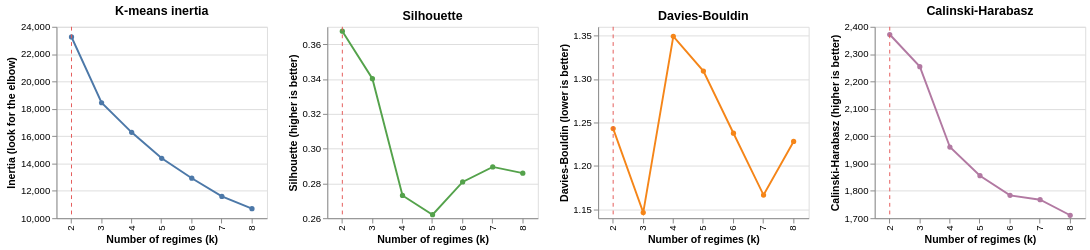

Write notebook code for a chart like this one.
### Markdown cell above
## 8. Choice of k

Clustering uses the latent vector plus the daily price level (mean and standard deviation, z-scored on training days), because the scalograms only carry the intraday shape. It is fitted on the training days only and then assigns every day. Regimes are numbered by ascending mean real price, so regime 0 is always the cheapest and labels are comparable across models.

The table is the same for every k in `k_values`, so it is computed once. For each k on the training days it shows the inertia (k-means, look for the elbow) or the BIC (GMM, lower is better), silhouette (higher is better), Davies-Bouldin (lower is better) and Calinski-Harabasz (higher is better). These only measure separation. Persistence and the regime profiles are in section 10.

### Code cell
selection = select_k(features, train_idx, config["clustering"], config["k_range"], config["seed"])
selection_table = exp.selection_table(selection)
print(selection_table)
save_all(run_dirs, exp.save_table, "k_selection", selection_table, show=False)
selection_chart(selection, config["k_values"][0])

### Figure 1 — Vega specification as saved in the notebook (floating-point values rounded to 4 significant figures)
{"$schema": "https://vega.github.io/schema/vega/v6.json", "data": [{"name": "source_0", "values": [{"inertia": 23260.0, "k": 2}, {"inertia": 18440.0, "k": 3}, {"inertia": 16280.0, "k": 4}, {"inertia": 14380.0, "k": 5}, {"inertia": 12920.0, "k": 6}, {"inertia": 11590.0, "k": 7}, {"inertia": 10700.0, "k": 8}]}, {"name": "source_1", "values": [{"k": 2}]}, {"name": "source_2", "values": [{"k": 2, "silhouette": 0.3675}, {"k": 3, "silhouette": 0.3402}, {"k": 4, "silhouette": 0.2731}, {"k": 5, "silhouette": 0.262}, {"k": 6, "silhouette": 0.2808}, {"k": 7, "silhouette": 0.2895}, {"k": 8, "silhouette": 0.2859}]}, {"name": "source_3", "values": [{"k": 2}]}, {"name": "source_4", "values": [{"davies_bouldin": 1.243, "k": 2}, {"davies_bouldin": 1.146, "k": 3}, {"davies_bouldin": 1.349, "k": 4}, {"davies_bouldin": 1.309, "k": 5}, {"davies_bouldin": 1.238, "k": 6}, {"davies_bouldin": 1.167, "k": 7}, {"davies_bouldin": 1.228, "k": 8}]}, {"name": "source_5", "values": [{"k": 2}]}, {"name": "source_6", "values": [{"calinski_harabasz": 2372.0, "k": 2}, {"calinski_harabasz": 2254.0, "k": 3}, {"calinski_harabasz": 1960.0, "k": 4}, {"calinski_harabasz": 1855.0, "k": 5}, {"calinski_harabasz": 1784.0, "k": 6}, {"calinski_harabasz": 1767.0, "k": 7}, {"calinski_harabasz": 1711.0, "k": 8}]}, {"name": "source_7", "values": [{"k": 2}]}, {"name": "data_0", "values": [{"inertia": 23260.0, "k": 2}, {"inertia": 18440.0, "k": 3}, {"inertia": 16280.0, "k": 4}, {"inertia": 14380.0, "k": 5}, {"inertia": 12920.0, "k": 6}, {"inertia": 11590.0, "k": 7}, {"inertia": 10700.0, "k": 8}]}, {"name": "data_1", "values": [{"k": 2, "silhouette": 0.3675}, {"k": 3, "silhouette": 0.3402}, {"k": 4, "silhouette": 0.2731}, {"k": 5, "silhouette": 0.262}, {"k": 6, "silhouette": 0.2808}, {"k": 7, "silhouette": 0.2895}, {"k": 8, "silhouette": 0.2859}]}, {"name": "data_2", "values": [{"davies_bouldin": 1.243, "k": 2}, {"davies_bouldin": 1.146, "k": 3}, {"davies_bouldin": 1.349, "k": 4}, {"davies_bouldin": 1.309, "k": 5}, {"davies_bouldin": 1.238, "k": 6}, {"davies_bouldin": 1.167, "k": 7}, {"davies_bouldin": 1.228, "k": 8}]}, {"name": "data_3", "values": [{"calinski_harabasz": 2372.0, "k": 2}, {"calinski_harabasz": 2254.0, "k": 3}, {"calinski_harabasz": 1960.0, "k": 4}, {"calinski_harabasz": 1855.0, "k": 5}, {"calinski_harabasz": 1784.0, "k": 6}, {"calinski_harabasz": 1767.0, "k": 7}, {"calinski_harabasz": 1711.0, "k": 8}]}, {"name": "source_0_concat_0_x_domain_k_0", "values": [{"k": 2}, {"k": 3}, {"k": 4}, {"k": 5}, {"k": 6}, {"k": 7}, {"k": 8}]}, {"name": "data_0_concat_0_x_domain_k_1", "values": [{"k": 2}, {"k": 3}, {"k": 4}, {"k": 5}, {"k": 6}, {"k": 7}, {"k": 8}]}, {"name": "source_1_concat_0_x_domain_k_2", "values": [{"k": 2}]}, {"name": "source_2_concat_1_x_domain_k_0", "values": [{"k": 2}, {"k": 3}, {"k": 4}, {"k": 5}, {"k": 6}, {"k": 7}, {"k": 8}]}, {"name": "data_1_concat_1_x_domain_k_1", "values": [{"k": 2}, {"k": 3}, {"k": 4}, {"k": 5}, {"k": 6}, {"k": 7}, {"k": 8}]}, {"name": "source_3_concat_1_x_domain_k_2", "values": [{"k": 2}]}, {"name": "source_4_concat_2_x_domain_k_0", "values": [{"k": 2}, {"k": 3}, {"k": 4}, {"k": 5}, {"k": 6}, {"k": 7}, {"k": 8}]}, {"name": "data_2_concat_2_x_domain_k_1", "values": [{"k": 2}, {"k": 3}, {"k": 4}, {"k": 5}, {"k": 6}, {"k": 7}, {"k": 8}]}, {"name": "source_5_concat_2_x_domain_k_2", "values": [{"k": 2}]}, {"name": "source_6_concat_3_x_domain_k_0", "values": [{"k": 2}, {"k": 3}, {"k": 4}, {"k": 5}, {"k": 6}, {"k": 7}, {"k": 8}]}, {"name": "data_3_concat_3_x_domain_k_1", "values": [{"k": 2}, {"k": 3}, {"k": 4}, {"k": 5}, {"k": 6}, {"k": 7}, {"k": 8}]}, {"name": "source_7_concat_3_x_domain_k_2", "values": [{"k": 2}]}], "signals": [{"name": "childWidth", "value": 220}], "marks": [{"type": "group", "name": "concat_0_group", "encode": {"update": {"width": {"signal": "childWidth"}, "height": {"signal": "height"}}}, "marks": [{"type": "line", "name": "concat_0_layer_0_layer_0_marks", "from": {"data": "source_0"}, "sort": {"field": "x"}, "encode": {"update": {"defined": {"signal": "isValid(datum[\"inertia\"]) && isFinite(+datum[\"inertia\"])"}, "y": {"field": "inertia", "scale": "concat_0_y"}, "stroke": {"value": "#4c78a8"}, "x": {"field": "k", "scale": "concat_0_x", "band": 0.5}}}, "style": ["line"]}, {"type": "symbol", "name": "concat_0_layer_0_layer_1_marks", "from": {"data": "data_0"}, "encode": {"update": {"y": {"field": "inertia", "scale": "concat_0_y"}, "fill": {"value": "#4c78a8"}, "opacity": {"value": 1}, "x": {"field": "k", "scale": "concat_0_x", "band": 0.5}}}, "style": ["point"]}, {"type": "rule", "name": "concat_0_layer_1_marks", "from": {"data": "source_1"}, "encode": {"update": {"x": {"field": "k", "scale": "concat_0_x", "band": 0.5}, "y": {"value": 0}, "y2": {"field": {"signal": null, "datum": null, "group": "height", "parent": null}}, "strokeDash": {"value": [4, 4]}, "stroke": {"value": "#e45756"}}}, "style": ["rule"]}], "axes": [{"scale": "concat_0_y", "grid": true, "maxExtent": 0, "labels": false, "minExtent": 0, "orient": "left", "tickCount": {"signal": "ceil(height/40)"}, "ticks": false, "aria": false, "gridScale": "concat_0_x", "zindex": 0, "domain": false}, {"scale": "concat_0_x", "zindex": 0, "orient": "bottom", "title": "Number of regimes (k)", "grid": false, "labelAlign": "right", "labelBaseline": "middle", "labelAngle": 270}, {"scale": "concat_0_y", "zindex": 0, "tickCount": {"signal": "ceil(height/40)"}, "labelOverlap": true, "orient": "left", "grid": false, "title": "Inertia (look for the elbow)"}], "title": {"text": "K-means inertia", "frame": "group"}, "style": "cell"}, {"type": "group", "name": "concat_1_group", "encode": {"update": {"width": {"signal": "childWidth"}, "height": {"signal": "height"}}}, "marks": [{"type": "line", "name": "concat_1_layer_0_layer_0_marks", "from": {"data": "source_2"}, "sort": {"field": "x"}, "encode": {"update": {"defined": {"signal": "isValid(datum[\"silhouette\"]) && isFinite(+datum[\"silhouette\"])"}, "stroke": {"value": "#54a24b"}, "x": {"field": "k", "scale": "concat_1_x", "band": 0.5}, "y": {"field": "silhouette", "scale": "concat_1_y"}}}, "style": ["line"]}, {"type": "symbol", "name": "concat_1_layer_0_layer_1_marks", "from": {"data": "data_1"}, "encode": {"update": {"x": {"field": "k", "scale": "concat_1_x", "band": 0.5}, "opacity": {"value": 1}, "fill": {"value": "#54a24b"}, "y": {"field": "silhouette", "scale": "concat_1_y"}}}, "style": ["point"]}, {"type": "rule", "name": "concat_1_layer_1_marks", "from": {"data": "source_3"}, "encode": {"update": {"y2": {"field": {"signal": null, "datum": null, "group": "height", "parent": null}}, "stroke": {"value": "#e45756"}, "x": {"field": "k", "scale": "concat_1_x", "band": 0.5}, "strokeDash": {"value": [4, 4]}, "y": {"value": 0}}}, "style": ["rule"]}], "axes": [{"scale": "concat_1_y", "zindex": 0, "labels": false, "aria": false, "orient": "left", "grid": true, "tickCount": {"signal": "ceil(height/40)"}, "domain": false, "ticks": false, "maxExtent": 0, "minExtent": 0, "gridScale": "concat_1_x"}, {"scale": "concat_1_x", "labelBaseline": "middle", "labelAngle": 270, "labelAlign": "right", "zindex": 0, "title": "Number of regimes (k)", "grid": false, "orient": "bottom"}, {"scale": "concat_1_y", "grid": false, "title": "Silhouette (higher is better)", "labelOverlap": true, "tickCount": {"signal": "ceil(height/40)"}, "zindex": 0, "orient": "left"}], "title": {"text": "Silhouette", "frame": "group"}, "style": "cell"}, {"type": "group", "name": "concat_2_group", "encode": {"update": {"width": {"signal": "childWidth"}, "height": {"signal": "height"}}}, "marks": [{"type": "line", "name": "concat_2_layer_0_layer_0_marks", "from": {"data": "source_4"}, "sort": {"field": "x"}, "encode": {"update": {"stroke": {"value": "#f58518"}, "y": {"field": "davies_bouldin", "scale": "concat_2_y"}, "defined": {"signal": "isValid(datum[\"davies_bouldin\"]) && isFinite(+datum[\"davies_bouldin\"])"}, "x": {"field": "k", "scale": "concat_2_x", "band": 0.5}}}, "style": ["line"]}, {"type": "symbol", "name": "concat_2_layer_0_layer_1_marks", "from": {"data": "data_2"}, "encode": {"update": {"fill": {"value": "#f58518"}, "x": {"field": "k", "scale": "concat_2_x", "band": 0.5}, "y": {"field": "davies_bouldin", "scale": "concat_2_y"}, "opacity": {"value": 1}}}, "style": ["point"]}, {"type": "rule", "name": "concat_2_layer_1_marks", "from": {"data": "source_5"}, "encode": {"update": {"x": {"field": "k", "scale": "concat_2_x", "band": 0.5}, "y2": {"field": {"signal": null, "datum": null, "group": "height", "parent": null}}, "y": {"value": 0}, "strokeDash": {"value": [4, 4]}, "stroke": {"value": "#e45756"}}}, "style": ["rule"]}], "axes": [{"scale": "concat_2_y", "grid": true, "labels": false, "orient": "left", "gridScale": "concat_2_x", "aria": false, "maxExtent": 0, "zindex": 0, "tickCount": {"signal": "ceil(height/40)"}, "ticks": false, "domain": false, "minExtent": 0}, {"scale": "concat_2_x", "title": "Number of regimes (k)", "labelAngle": 270, "labelBaseline": "middle", "zindex": 0, "grid": false, "orient": "bottom", "labelAlign": "right"}, {"scale": "concat_2_y", "tickCount": {"signal": "ceil(height/40)"}, "grid": false, "title": "Davies-Bouldin (lower is better)", "orient": "left", "labelOverlap": true, "zindex": 0}], "title": {"text": "Davies-Bouldin", "frame": "group"}, "style": "cell"}, {"type": "group", "name": "concat_3_group", "encode": {"update": {"width": {"signal": "childWidth"}, "height": {"signal": "height"}}}, "marks": [{"type": "line", "name": "concat_3_layer_0_layer_0_marks", "from": {"data": "source_6"}, "sort": {"field": "x"}, "encode": {"update": {"y": {"field": "calinski_harabasz", "scale": "concat_3_y"}, "x": {"field": "k", "scale": "concat_3_x", "band": 0.5}, "stroke": {"value": "#b279a2"}, "defined": {"signal": "isValid(datum[\"calinski_harabasz\"]) && isFinite(+datum[\"calinski_harabasz\"])"}}}, "style": ["line"]}, {"type": "symbol", "name": "concat_3_layer_0_layer_1_marks", "from": {"data": "data_3"}, "encode": {"update": {"fill": {"value": "#b279a2"}, "y": {"field": "calinski_harabasz", "scale": "concat_3_y"}, "x": {"field": "k", "scale": "concat_3_x", "band": 0.5}, "opacity": {"value": 1}}}, "style": ["point"]}, {"type": "rule", "name": "concat_3_layer_1_marks", "from": {"data": "source_7"}, "encode": {"update": {"stroke": {"value": "#e45756"}, "x": {"field": "k", "scale": "concat_3_x", "band": 0.5}, "strokeDash": {"value": [4, 4]}, "y": {"value": 0}, "y2": {"field": {"signal": null, "datum": null, "group": "height", "parent": null}}}}, "style": ["rule"]}], "axes": [{"scale": "concat_3_y", "domain": false, "gridScale": "concat_3_x", "aria": false, "minExtent": 0, "maxExtent": 0, "zindex": 0, "tickCount": {"signal": "ceil(height/40)"}, "ticks": false, "grid": true, "orient": "left", "labels": false}, {"scale": "concat_3_x", "orient": "bottom", "title": "Number of regimes (k)", "labelAngle": 270, "labelBaseline": "middle", "grid": false, "labelAlign": "right", "zindex": 0}, {"scale": "concat_3_y", "orient": "left", "title": "Calinski-Harabasz (higher is better)", "tickCount": {"signal": "ceil(height/40)"}, "labelOverlap": true, "zindex": 0, "grid": false}], "title": {"text": "Calinski-Harabasz", "frame": "group"}, "style": "cell"}], "scales": [{"name": "concat_0_x", "type": "band", "domain": {"fields": [{"data": "source_0_concat_0_x_domain_k_0", "field": "k"}, {"data": "data_0_concat_0_x_domain_k_1", "field": "k"}, {"data": "source_1_concat_0_x_domain_k_2", "field": "k"}], "sort": true}, "range": [0, {"signal": "childWidth"}], "paddingInner": 0, "paddingOuter": 0}, {"name": "concat_0_y", "type": "linear", "domain": {"fields": [{"data": "source_0", "field": "inertia"}, {"data": "data_0", "field": "inertia"}]}, "range": [{"signal": "height"}, 0], "zero": false, "nice": true}, {"name": "concat_1_x", "type": "band", "domain": {"fields": [{"data": "source_2_concat_1_x_domain_k_0", "field": "k"}, {"data": "data_1_concat_1_x_domain_k_1", "field": "k"}, {"data": "source_3_concat_1_x_domain_k_2", "field": "k"}], "sort": true}, "range": [0, {"signal": "childWidth"}], "paddingOuter": 0, "paddingInner": 0}, {"name": "concat_1_y", "type": "linear", "domain": {"fields": [{"data": "source_2", "field": "silhouette"}, {"data": "data_1", "field": "silhouette"}]}, "range": [{"signal": "height"}, 0], "zero": false, "nice": true}, {"name": "concat_2_x", "type": "band", "domain": {"fields": [{"data": "source_4_concat_2_x_domain_k_0", "field": "k"}, {"data": "data_2_concat_2_x_domain_k_1", "field": "k"}, {"data": "source_5_concat_2_x_domain_k_2", "field": "k"}], "sort": true}, "range": [0, {"signal": "childWidth"}], "paddingOuter": 0, "paddingInner": 0}, {"name": "concat_2_y", "type": "linear", "domain": {"fields": [{"data": "source_4", "field": "davies_bouldin"}, {"data": "data_2", "field": "davies_bouldin"}]}, "range": [{"signal": "height"}, 0], "nice": true, "zero": false}, {"name": "concat_3_x", "type": "band", "domain": {"fields": [{"data": "source_6_concat_3_x_domain_k_0", "field": "k"}, {"data": "data_3_concat_3_x_domain_k_1", "field": "k"}, {"data": "source_7_concat_3_x_domain_k_2", "field": "k"}], "sort": true}, "range": [0, {"signal": "childWidth"}], "paddingInner": 0, "paddingOuter": 0}, {"name": "concat_3_y", "type": "linear", "domain": {"fields": [{"data": "source_6", "field": "calinski_harabasz"}, {"data": "data_3", "field": "calinski_harabasz"}]}, "range": [{"signal": "height"}, 0], "nice": true, "zero": false}], "height": 200, "background": "white", "layout": {"padding": 20, "bounds": "full", "align": "each"}, "padding": 5}
